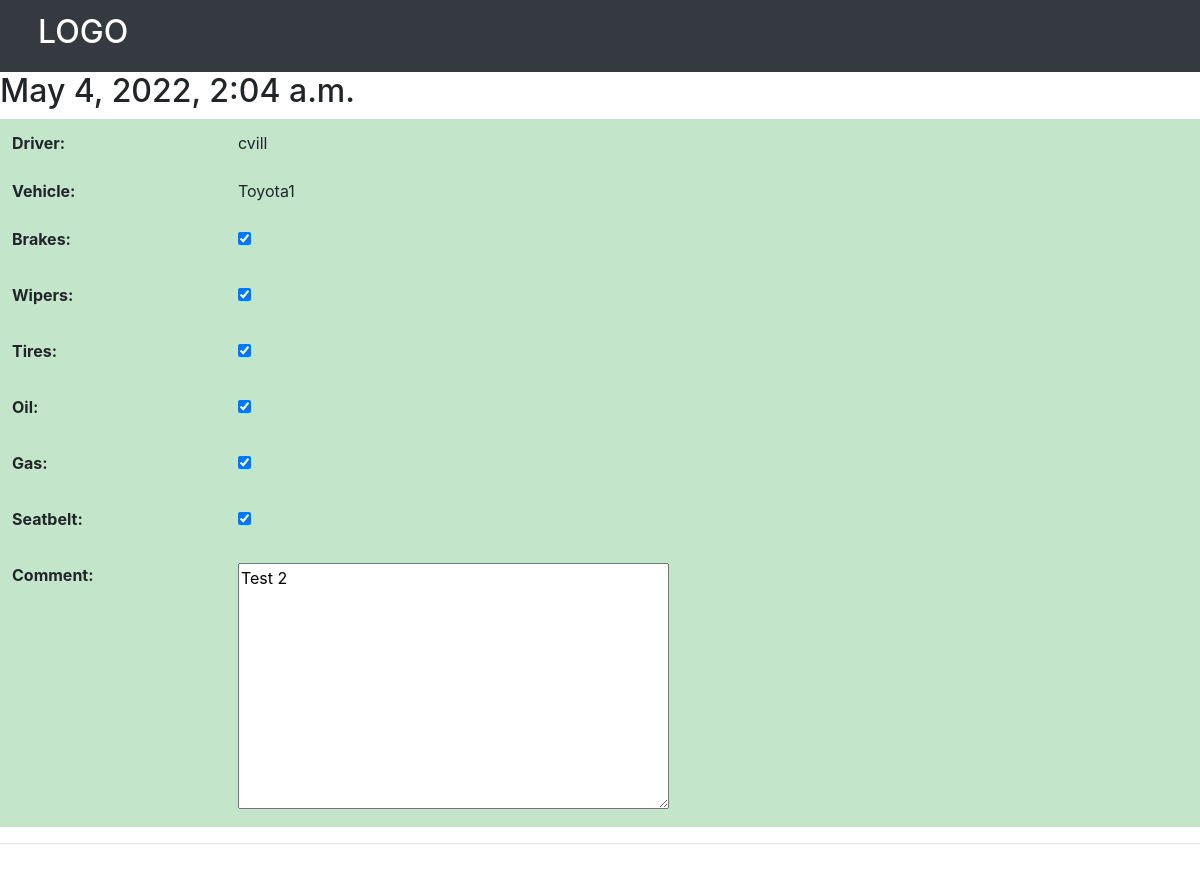
The app's page /view-checklist/2/, older data.
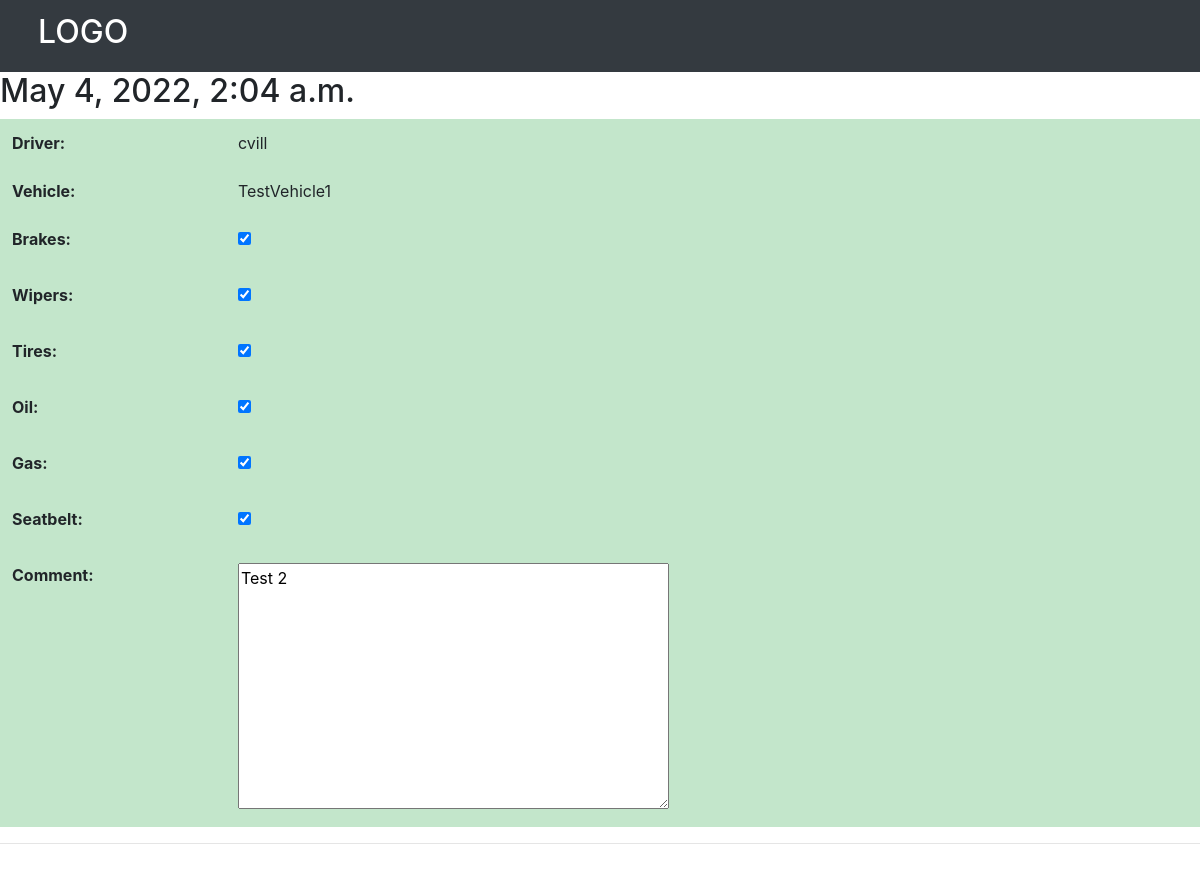
The same page, newer data.
### base/models.py (models this page shows, shortened)
class VehicleChecklist(models.Model):
    vehicle =  models.ForeignKey(Vehicle, on_delete=models.CASCADE)
    driver = models.ForeignKey(User, on_delete=models.CASCADE)
    brakes = models.BooleanField(null=False, default=False)
    wipers = models.BooleanField(null=False, default=False)
    tires = models.BooleanField(null=False, default=False)
    oil = models.BooleanField(null=False, default=False)
    gas = models.BooleanField(null=False, default=False)
    seatbelt = models.BooleanField(null=False, default=False)
    comment = models.TextField(null=True, blank = True)
    updated = models.DateTimeField(auto_now=True)
    created = models.DateTimeField(auto_now_add=True)
    class  Meta:
        ordering = ['-created']

class Vehicle(models.Model):
    name = models.CharField(max_length = 30)
    updated = models.DateTimeField(auto_now=True)
    created = models.DateTimeField(auto_now_add=True)

class User(AbstractUser):
    DRIVER = 'DR'
    SUPERVISOR = 'SP'
    role = models.CharField(
        max_length=2,
        choices=[
            (DRIVER, 'Driver'),
            (SUPERVISOR, 'Supervisor'),
         ],
        default=DRIVER,
    )
    vehicle =  models.ForeignKey(Vehicle, on_delete=models.CASCADE, null=True)

### base/views.py (the view)
# urls.py: path('view-checklist/<str:pk>/', views.viewChecklist, name="view-checklist"),
def  viewChecklist(request,pk):
    checklist  = VehicleChecklist.objects.get(id=pk)
    form = ChecklistForm(instance = checklist)
    context = {'form':form, 'checklist':checklist}
    return render(request, 'base/checklist_view.html', context)

### base/forms.py
class ChecklistForm(ModelForm):
    brakes = forms.BooleanField(widget=forms.CheckboxInput, required=False)
    wipers = forms.BooleanField(widget=forms.CheckboxInput, required=False)
    tires = forms.BooleanField(widget=forms.CheckboxInput, required=False)
    oil = forms.BooleanField(widget=forms.CheckboxInput, required=False)
    gas = forms.BooleanField(widget=forms.CheckboxInput, required=False)
    seatbelt = forms.BooleanField(widget=forms.CheckboxInput, required=False)
    class Meta:
        model = VehicleChecklist
        fields = '__all__'
        exclude = ['driver', 'vehicle']

### base/templates/base/checklist_view.html (shortened to what this page needs)
{%extends 'main.html'%}
{% block content %}
<h2>{{checklist.created}}</h2>
<form method="POST">
    <table class="table table-responsive-sm  table-borderless">
        <tr class="table-success">
            <th>
                Driver:
            </th>
            <td>
                {{ checklist.driver.username }}
            </td>
        </tr>
        <tr class="table-success">
            <th>
                Vehicle:
            </th>
            <td>
                {{ checklist.vehicle.name }}
            </td>
        </tr>
        {% for field in form %}
            {% if field.value == 0  %}
            <tr class="table-danger">
            {% else %}
            <tr class="table-success">
            {% endif %}
                <th>{{field.label_tag}}</th>
                <td>
                {{ field }}
                </td>
            </tr>
        {% endfor %}
    </table>
    <hr/>
<br><br>
{% endblock content %}

Row changes from the older to the newer data that the page shows:
changed through a linked row, VehicleChecklist "Test 2": vehicle.name "Toyota1" → "TestVehicle1"
